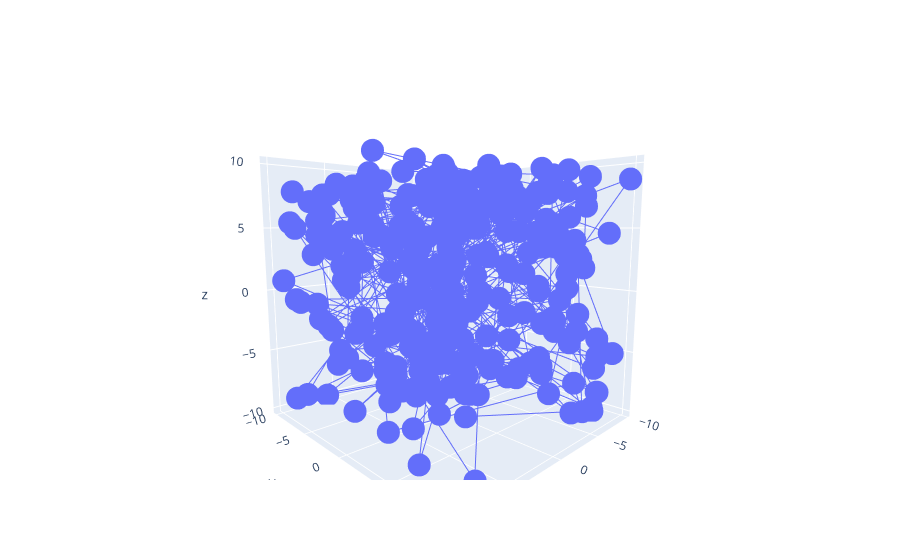

This figure's notebook cell:
### Code cell
# Question 1.) Using the given dataset, to generate a 3D scatter plot to visualize the distribution of data points in a three-dimensional space.

np.random.seed(30)
data = {
    'X': np.random.uniform(-10, 10, 300),
    'Y': np.random.uniform(-10, 10, 300),
    'Z': np.random.uniform(-10, 10, 300)
}
df = pd.DataFrame(data)

fig = go.Figure()
fig.add_trace(go.Scatter3d(x = df.X, y = df.Y, z = df.Z))

### Figure 1 — Plotly figure (JSON) as saved in the notebook; plotly's stock layout.template omitted (floating-point values rounded to 4 significant figures; data arrays with more than 128 entries replaced by an {"elided": "..."} marker saying what was removed)
{"data": [{"type": "scatter3d", "x": {"elided": "300 float values"}, "y": {"elided": "300 float values"}, "z": {"elided": "300 float values"}}], "layout": {"autosize": true, "scene": {"aspectmode": "auto", "aspectratio": {"x": 0.9933, "y": 1.007, "z": 0.9996}, "camera": {"center": {"x": 0, "y": 0, "z": 0}, "eye": {"x": 1.208, "y": 1.25, "z": 0.2446}, "projection": {"type": "perspective"}, "up": {"x": 0.02015, "y": -0.01944, "z": 0.9996}}}}}
